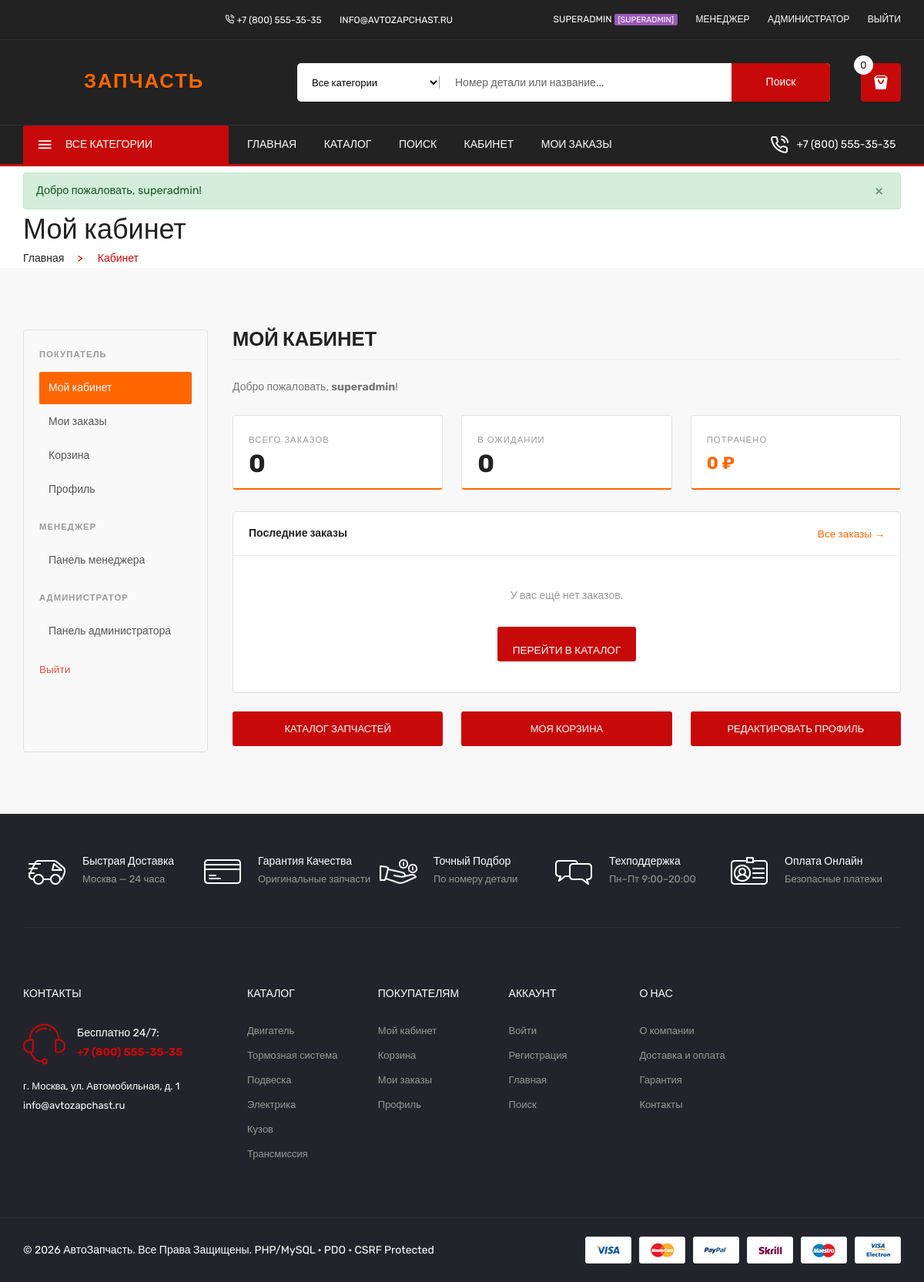
The page /buyer/index.php (signed in) on the database its author committed.
### tables this page shows
CREATE TABLE IF NOT EXISTS `users` (
  `id`            INT UNSIGNED     NOT NULL AUTO_INCREMENT,
  `username`      VARCHAR(80)      NOT NULL,
  `email`         VARCHAR(180)     NOT NULL UNIQUE,
  `password_hash` VARCHAR(255)     NOT NULL,
  `role`          ENUM('buyer','admin','manager','superadmin') NOT NULL DEFAULT 'buyer',
  `phone`         VARCHAR(30)      DEFAULT NULL,
  `created_at`    DATETIME         NOT NULL DEFAULT CURRENT_TIMESTAMP,
  `updated_at`    DATETIME         NOT NULL DEFAULT CURRENT_TIMESTAMP ON UPDATE CURRENT_TIMESTAMP,
  `is_active`     TINYINT(1)       NOT NULL DEFAULT 1,
  PRIMARY KEY (`id`),
  KEY `idx_email`  (`email`),
  KEY `idx_role`   (`role`)
);

### includes/functions.php (called while the page is built, shortened)
<?php
function isLoggedIn(): bool {
    return isset($_SESSION['user_id']) && !empty($_SESSION['user_id']);
}
function getCurrentUser(): ?array {
    if (isset($_SESSION['user_data'])) return $_SESSION['user_data'];
    $db = getDB();
    $stmt = $db->prepare("SELECT id, username, email, role, phone, is_active FROM users WHERE id = ? AND is_active = 1");
    $stmt->execute([$_SESSION['user_id']]);
    $user = $stmt->fetch();
    if ($user) {
        return $user;
    }
    return null;
}
function hasRole($role): bool {
    $roles = is_array($role) ? $role : [$role];
    return in_array($_SESSION['role'] ?? '', $roles, true);
}
function sanitize($input): string {
    return htmlspecialchars((string)$input, ENT_QUOTES | ENT_HTML5, 'UTF-8');
}
function formatPrice($price): string {
    $formatted = number_format((float)$price, 0, ',', ' ');
    return $formatted . ' ₽';
}
function getFlashMessage(): ?array {
    if (!empty($_SESSION['flash'])) {
        $flash = $_SESSION['flash'];
        return $flash;
    }
    return null;
}
function getCartCount(): int {
    try {
        $db = getDB();
        $stmt = $db->prepare("SELECT COALESCE(SUM(quantity), 0) FROM cart WHERE user_id = ?");
        $stmt->execute([$_SESSION['user_id']]);
        return (int)$stmt->fetchColumn();
    } catch (Exception $e) {
        return 0;
    }
}

### buyer/index.php (the view, shortened to what this page needs)
<?php
$user = getCurrentUser();
$db   = getDB();
$ordersTotal = $db->prepare("SELECT COUNT(*) FROM orders WHERE user_id = ?");
$ordersTotal->execute([$user['id']]);
$totalOrders = (int)$ordersTotal->fetchColumn();
$ordersPending = $db->prepare("SELECT COUNT(*) FROM orders WHERE user_id = ? AND status = 'pending'");
$ordersPending->execute([$user['id']]);
$pendingOrders = (int)$ordersPending->fetchColumn();
$totalSpent = $db->prepare("SELECT COALESCE(SUM(total_amount), 0) FROM orders WHERE user_id = ? AND status != 'cancelled'");
$totalSpent->execute([$user['id']]);
$spent = (float)$totalSpent->fetchColumn();
$recentStmt = $db->prepare("SELECT * FROM orders WHERE user_id = ? ORDER BY created_at DESC LIMIT 5");
$recentStmt->execute([$user['id']]);
$recentOrders = $recentStmt->fetchAll();
require_once dirname(__DIR__) . '/includes/header.php';
?>
<div class="breadcrumb_area">
  <div class="container">
    <div class="breadcrumb_content">
      <h2>Мой кабинет</h2>
      <ul>
        <li><a href="<?= APP_URL ?>/index.php">Главная</a></li>
        <li>Кабинет</li>
      </ul>
    </div>
  </div>
</div>
<div class="shop_area" style="padding:40px 0;">
  <div class="container">
    <div class="az-dash-layout">
      <div class="az-dash-sidebar">
        <div class="az-dash-nav-title">Покупатель</div>
        <div class="az-dash-nav">
          <a href="<?= APP_URL ?>/buyer/index.php" class="active">Мой кабинет</a>
          <a href="<?= APP_URL ?>/buyer/orders.php">Мои заказы</a>
          <a href="<?= APP_URL ?>/buyer/cart.php">Корзина</a>
          <a href="<?= APP_URL ?>/buyer/profile.php">Профиль</a>
        </div>
        <?php if (hasRole(['manager','superadmin'])): ?>
        <div class="az-dash-nav-title" style="margin-top:16px;">Менеджер</div>
        <div class="az-dash-nav">
          <a href="<?= APP_URL ?>/manager/index.php">Панель менеджера</a>
        </div>
        <?php endif; ?>
        <?php if (hasRole(['admin','superadmin'])): ?>
        <div class="az-dash-nav-title" style="margin-top:16px;">Администратор</div>
        <div class="az-dash-nav">
          <a href="<?= APP_URL ?>/admin/index.php">Панель администратора</a>
        </div>
        <?php endif; ?>
        <div style="margin-top:16px;">
          <a href="<?= APP_URL ?>/auth/logout.php" style="color:#e74c3c;font-size:0.85rem;">Выйти</a>
        </div>
      </div>
      <div class="az-dash-main">
        <div class="az-dash-heading">МОЙ КАБИНЕТ</div>
        <p style="color:#777;margin-bottom:24px;">Добро пожаловать, <strong><?= sanitize($user['username']) ?></strong>!</p>
        <div class="row" style="margin-bottom:28px;">
          <div class="col-md-4">
            <div style="background:#fff;border:1px solid #e0e0e0;border-radius:4px;padding:20px;border-bottom:2px solid #ff6600;">
              <div style="font-size:0.7rem;text-transform:uppercase;letter-spacing:0.1em;color:#999;margin-bottom:6px;">Всего заказов</div>
              <div style="font-size:2rem;font-weight:700;color:#222;"><?= $totalOrders ?></div>
            </div>
          </div>
          <div class="col-md-4">
            <div style="background:#fff;border:1px solid #e0e0e0;border-radius:4px;padding:20px;border-bottom:2px solid #ff6600;">
              <div style="font-size:0.7rem;text-transform:uppercase;letter-spacing:0.1em;color:#999;margin-bottom:6px;">В ожидании</div>
              <div style="font-size:2rem;font-weight:700;color:#222;"><?= $pendingOrders ?></div>
            </div>
          </div>
          <div class="col-md-4">
            <div style="background:#fff;border:1px solid #e0e0e0;border-radius:4px;padding:20px;border-bottom:2px solid #ff6600;">
              <div style="font-size:0.7rem;text-transform:uppercase;letter-spacing:0.1em;color:#999;margin-bottom:6px;">Потрачено</div>
              <div style="font-size:1.4rem;font-weight:700;color:#ff6600;"><?= formatPrice($spent) ?></div>
            </div>
          </div>
        </div>
        <div style="background:#fff;border:1px solid #e0e0e0;border-radius:4px;margin-bottom:24px;">
          <div style="display:flex;justify-content:space-between;align-items:center;padding:16px 20px;border-bottom:1px solid #eee;">
            <strong>Последние заказы</strong>
            <a href="<?= APP_URL ?>/buyer/orders.php" style="font-size:0.85rem;color:#ff6600;">Все заказы →</a>
          </div>
          <?php if (empty($recentOrders)): ?>
          <div style="text-align:center;padding:40px;color:#999;">
            <p>У вас ещё нет заказов.</p>
            <a href="<?= APP_URL ?>/catalog/index.php" class="button" style="display:inline-block;margin-top:12px;padding:8px 20px;font-size:0.85rem;">Перейти в каталог</a>
          </div>
          <?php endif; ?>
        </div>
        <div class="row">
          <div class="col-md-4"><a href="<?= APP_URL ?>/catalog/index.php" class="button" style="display:block;text-align:center;margin-bottom:8px;">Каталог запчастей</a></div>
          <div class="col-md-4"><a href="<?= APP_URL ?>/buyer/cart.php" class="button" style="display:block;text-align:center;margin-bottom:8px;">Моя корзина</a></div>
          <div class="col-md-4"><a href="<?= APP_URL ?>/buyer/profile.php" class="button" style="display:block;text-align:center;margin-bottom:8px;">Редактировать профиль</a></div>
        </div>
      </div>
    </div>
  </div>
</div>
<?php require_once dirname(__DIR__) . '/includes/footer.php'; ?>

### includes/header.php (shortened to what this page needs)
<?php
$cartCount   = isLoggedIn() ? getCartCount() : 0;
$currentUser = getCurrentUser();
$flash       = getFlashMessage();
?>
<!doctype html>
<html class="no-js" lang="ru">
<head>
  <link rel="stylesheet" href="<?= APP_URL ?>/assets/css/plugins.css">
  <link rel="stylesheet" href="<?= APP_URL ?>/assets/css/template.css">
  <link rel="stylesheet" href="<?= APP_URL ?>/assets/css/custom.css">
</head>
<body>
<header>
  <div class="main_header">
    <div class="header_top">
      <div class="container">
        <div class="row align-items-center">
          <div class="col-lg-6 col-md-6">
            <div class="header_top_links">
              <ul>
                <li><a href="tel:88005553535"><i class="icon-phone-call"></i> +7 (800) 555-35-35</a></li>
                <li><a href="mailto:info@avtozapchast.ru">info@avtozapchast.ru</a></li>
              </ul>
            </div>
          </div>
          <div class="col-lg-6 col-md-6">
            <div class="header_top_links text-right">
              <ul>
                <?php if (isLoggedIn()): ?>
                  <li>
                    <a href="<?= APP_URL ?>/buyer/index.php">
                      <?= sanitize($currentUser['username'] ?? '') ?>
                      <span class="az-role-badge az-role-<?= $currentUser['role'] ?>">[<?= sanitize($currentUser['role']) ?>]</span>
                    </a>
                  </li>
                  <?php if (hasRole(['manager','superadmin'])): ?>
                    <li><a href="<?= APP_URL ?>/manager/index.php">Менеджер</a></li>
                  <?php endif; ?>
                  <?php if (hasRole(['admin','superadmin'])): ?>
                    <li><a href="<?= APP_URL ?>/admin/index.php">Администратор</a></li>
                  <?php endif; ?>
                  <li><a href="<?= APP_URL ?>/auth/logout.php">Выйти</a></li>
                <?php else: ?>
                  <li><a href="<?= APP_URL ?>/auth/register.php">Регистрация</a></li>
                  <li><a href="<?= APP_URL ?>/auth/login.php">Войти</a></li>
                <?php endif; ?>
              </ul>
            </div>
          </div>
        </div>
      </div>
    </div>
    <div class="header_middle">
      <div class="container">
        <div class="row align-items-center">
          <div class="col-lg-2 col-md-4 col-sm-4 col-4">
            <div class="logo">
              <a href="<?= APP_URL ?>/index.php" class="logo_text_link">
                <span class="logo_text_main">АВТО<span class="logo_accent">ЗАПЧАСТЬ</span></span>
              </a>
            </div>
          </div>
          <div class="col-lg-10 col-md-6 col-sm-6 col-6">
            <div class="header_right_box">
              <div class="search_container">
                <form action="<?= APP_URL ?>/search/index.php" method="get">
                  <div class="hover_category">
                    <select class="select_option" name="category" id="header_cat">
                      <option value="">Все категории</option>
                    </select>
                  </div>
                  <div class="search_box">
                    <input id="header-search-input" placeholder="Номер детали или название..." type="text" name="q"
                           value="<?= isset($_GET['q']) ? sanitize($_GET['q']) : '' ?>" autocomplete="off">
                    <button type="submit">Поиск</button>
                  </div>
                </form>
              </div>
              <div class="header_configure_area">
                <div class="mini_cart_wrapper">
                  <a href="<?= APP_URL ?>/buyer/cart.php">
                    <i class="icon-shopping-bag2"></i>
                    <span class="cart_count" id="cart-badge"><?= $cartCount ?></span>
                  </a>
                </div>
              </div>
            </div>
          </div>
        </div>
      </div>
    </div>
    <div class="header_bottom sticky-header">
      <div class="container">
        <div class="row align-items-center">
          <div class="col-lg-3">
            <div class="categories_menu">
              <div class="categories_title">
                <h2 class="categori_toggle">ВСЕ КАТЕГОРИИ</h2>
              </div>
            </div>
          </div>
          <div class="col-lg-7">
            <div class="main_menu menu_position text-left">
              <nav>
                <ul>
                  <li><a href="<?= APP_URL ?>/index.php">Главная</a></li>
                  <li><a href="<?= APP_URL ?>/catalog/index.php">Каталог</a></li>
                  <li><a href="<?= APP_URL ?>/search/index.php">Поиск</a></li>
                  <?php if (isLoggedIn()): ?>
                    <li><a href="<?= APP_URL ?>/buyer/index.php">Кабинет</a></li>
                    <li><a href="<?= APP_URL ?>/buyer/orders.php">Мои заказы</a></li>
                  <?php endif; ?>
                </ul>
              </nav>
            </div>
          </div>
          <div class="col-lg-2">
            <div class="call_support text-right">
              <p><i class="icon-phone-call"></i> <span><a href="tel:88005553535">+7 (800) 555-35-35</a></span></p>
            </div>
          </div>
        </div>
      </div>
    </div>
  </div>
</header>
<?php if ($flash): ?>
<div class="az-flash az-flash-<?= sanitize($flash['type']) ?>" id="az-flash">
  <div class="container">
    <div class="az-flash-inner">
      <span><?= sanitize($flash['message']) ?></span>
      <button onclick="document.getElementById('az-flash').remove()" class="az-flash-close">&times;</button>
    </div>
  </div>
</div>
<?php endif; ?>

### assets/css/custom.css (style rules this page uses)
.logo_text_link { text-decoration: none; }
.logo_text_main { font-size: 1.6rem; font-weight: 900; letter-spacing: 2px; color: #222; text-transform: uppercase; }
.logo_text_main .logo_accent { color: #ff6600; }
.az-flash { padding: 8px 0; }
.az-flash-inner { display: flex; align-items: center; justify-content: space-between; padding: 10px 16px; border-radius: 4px; font-size: 0.9rem; }
.az-flash-success .az-flash-inner { background: #d4edda; color: #155724; border: 1px solid #c3e6cb; }
.az-flash-close { background: none; border: none; font-size: 1.2rem; cursor: pointer; opacity: 0.6; }
.az-role-badge { font-size: 0.65rem; padding: 1px 5px; border-radius: 2px; }
.az-role-superadmin { background: #9b59b6; color: #fff; }
.az-dash-layout { display: grid; grid-template-columns: 240px 1fr; gap: 32px; padding: 40px 0; }
.az-dash-sidebar { background: #f9f9f9; border: 1px solid #e0e0e0; border-radius: 4px; padding: 20px; }
.az-dash-nav-title { font-size: 0.7rem; text-transform: uppercase; letter-spacing: 0.1em; color: #999; margin-bottom: 10px; font-weight: 600; }
.az-dash-nav a { display: block; padding: 9px 12px; color: #555; text-decoration: none; border-radius: 2px; font-size: 0.875rem; margin-bottom: 2px; transition: all 0.15s; }
.az-dash-nav a:hover, .az-dash-nav a.active { background: #ff6600; color: #fff; }
.az-dash-main { min-width: 0; }
.az-dash-heading { font-size: 1.6rem; font-weight: 700; color: #222; margin-bottom: 24px; padding-bottom: 14px; border-bottom: 1px solid #eee; }

### rows shown on the page
users: username "SUPERADMIN", role "SUPERADMIN", username "superadmin"

### other values the page prints
$cartCount "0"
$flash['message'] "Добро пожаловать, superadmin!"
$totalOrders "0"
$pendingOrders "0"
formatPrice($spent) "0 ₽"
